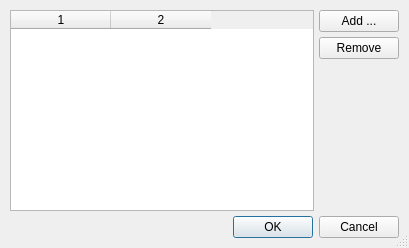
<ui version="4.0" >
 <class>replaceColorsDialog</class>
 <widget class="QDialog" name="replaceColorsDialog" >
  <property name="geometry" >
   <rect>
    <x>0</x>
    <y>0</y>
    <width>409</width>
    <height>248</height>
   </rect>
  </property>
  <property name="windowTitle" >
   <string>Replace Colors</string>
  </property>
  <property name="sizeGripEnabled" >
   <bool>true</bool>
  </property>
  <property name="modal" >
   <bool>true</bool>
  </property>
  <layout class="QVBoxLayout" >
   <property name="spacing" >
    <number>5</number>
   </property>
   <property name="leftMargin" >
    <number>10</number>
   </property>
   <property name="topMargin" >
    <number>10</number>
   </property>
   <property name="rightMargin" >
    <number>10</number>
   </property>
   <property name="bottomMargin" >
    <number>10</number>
   </property>
   <item>
    <layout class="QHBoxLayout" >
     <property name="spacing" >
      <number>5</number>
     </property>
     <item>
      <widget class="QTableWidget" name="replacementTable" >
       <property name="minimumSize" >
        <size>
         <width>150</width>
         <height>150</height>
        </size>
       </property>
       <property name="selectionBehavior" >
        <enum>QAbstractItemView::SelectRows</enum>
       </property>
       <property name="columnCount" >
        <number>2</number>
       </property>
       <column/>
       <column/>
      </widget>
     </item>
     <item>
      <layout class="QVBoxLayout" >
       <property name="spacing" >
        <number>5</number>
       </property>
       <item>
        <widget class="QPushButton" name="addButton" >
         <property name="text" >
          <string>Add ...</string>
         </property>
         <property name="autoDefault" >
          <bool>false</bool>
         </property>
        </widget>
       </item>
       <item>
        <widget class="QPushButton" name="removeButton" >
         <property name="text" >
          <string>Remove</string>
         </property>
         <property name="autoDefault" >
          <bool>false</bool>
         </property>
        </widget>
       </item>
       <item>
        <spacer>
         <property name="orientation" >
          <enum>Qt::Vertical</enum>
         </property>
         <property name="sizeHint" >
          <size>
           <width>20</width>
           <height>40</height>
          </size>
         </property>
        </spacer>
       </item>
      </layout>
     </item>
    </layout>
   </item>
   <item>
    <widget class="QDialogButtonBox" name="buttonBox" >
     <property name="orientation" >
      <enum>Qt::Horizontal</enum>
     </property>
     <property name="standardButtons" >
      <set>QDialogButtonBox::Cancel|QDialogButtonBox::NoButton|QDialogButtonBox::Ok</set>
     </property>
    </widget>
   </item>
  </layout>
 </widget>
 <resources/>
 <connections>
  <connection>
   <sender>buttonBox</sender>
   <signal>accepted()</signal>
   <receiver>replaceColorsDialog</receiver>
   <slot>accept()</slot>
   <hints>
    <hint type="sourcelabel" >
     <x>248</x>
     <y>254</y>
    </hint>
    <hint type="destinationlabel" >
     <x>157</x>
     <y>274</y>
    </hint>
   </hints>
  </connection>
  <connection>
   <sender>buttonBox</sender>
   <signal>rejected()</signal>
   <receiver>replaceColorsDialog</receiver>
   <slot>reject()</slot>
   <hints>
    <hint type="sourcelabel" >
     <x>316</x>
     <y>260</y>
    </hint>
    <hint type="destinationlabel" >
     <x>286</x>
     <y>274</y>
    </hint>
   </hints>
  </connection>
 </connections>
</ui>
